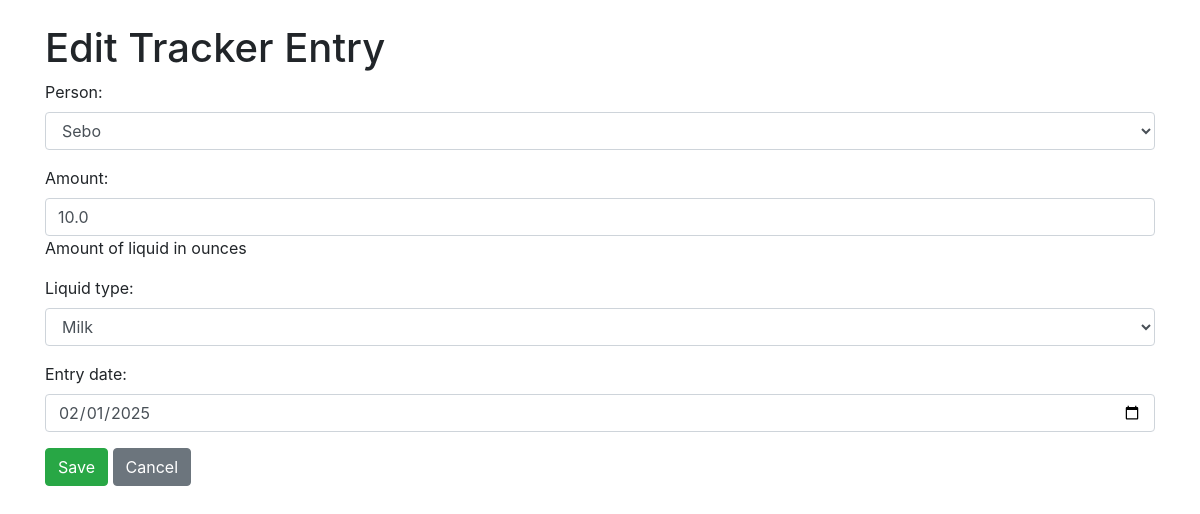
The page /entries/33/edit/ on the database its author committed.
### tracker/models.py (models this page shows, shortened)
class WaterIntake(models.Model):
    person = models.CharField(max_length=10, choices=PERSON_CHOICES, default='alomi')
    amount = models.FloatField(help_text="Amount of liquid in ounces")
    liquid_type = models.CharField(max_length=50, choices=LIQUID_CHOICES, default='water')
    entry_date = models.DateField(default=date.today)

### tracker/views.py (the view)
# urls.py: path('entries/<int:pk>/edit/', views.entry_update, name='entry_update'),
def entry_update(request, pk):
    entry = get_object_or_404(WaterIntake, pk=pk)
    if request.method == 'POST':
        form = WaterIntakeForm(request.POST, instance=entry)
        if form.is_valid():
            form.save()
            return redirect('entry_list')
    else:
        form = WaterIntakeForm(instance=entry)
    return render(request, 'tracker/entry_form.html', {'form': form, 'entry': entry})

### tracker/forms.py
class WaterIntakeForm(forms.ModelForm):
    class Meta:
        model = WaterIntake
        fields = ['person', 'amount', 'liquid_type', 'entry_date']
        widgets = {
            'person': forms.Select(attrs={'class': 'form-control'}),
            'amount': forms.NumberInput(attrs={
                'class': 'form-control',
                'placeholder': 'Enter ounces',
                'value': 8  # default value in the widget
            }),
            'liquid_type': forms.Select(attrs={'class': 'form-control'}),
            'entry_date': forms.DateInput(attrs={'class': 'form-control', 'type': 'date'}),
        }
        initial = {
            'amount': 8,
        }

### tracker/templates/tracker/entry_form.html (shortened to what this page needs)
{% extends 'tracker/base.html' %}
{% block content %}
<h1>Edit Tracker Entry</h1>
<form method="post">
  {{ form.as_p }}
  <button type="submit" class="btn btn-success">Save</button>
  <a href="{% url 'entry_list' %}" class="btn btn-secondary">Cancel</a>
</form>
{% endblock %}

### rows shown on the page
WaterIntake: person "Sebo", amount "10.0", liquid_type "Milk", entry_date "02/01/2025"
